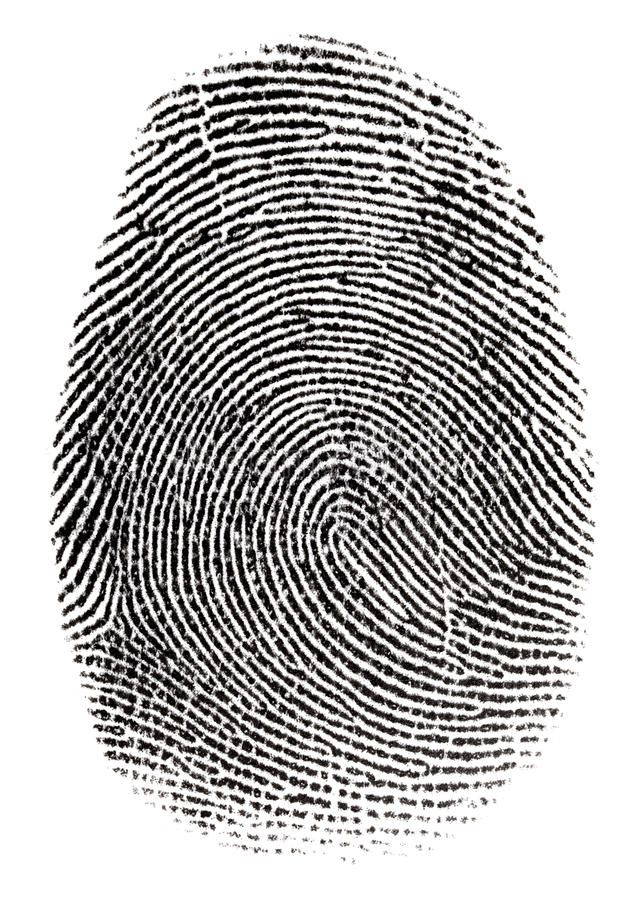
#> input picture Chapters_and_Tutorials/finger.jpg, 644 x 900 px
$ jupyter execute ch1.4.5.ipynb
#> lines starting #> are read from the running program, lines starting #| are printed output that depends on the picture
# Morphological Operations

[cell 1]
import cv2
import numpy as np
from matplotlib import pyplot as plt

img = cv2.imread('finger.jpg',0)
#> img: shape (900, 644); min 0, max 255, mean 183.5
kernel = np.ones((3,3),np.uint8)
dst = cv2.cvtColor(img, cv2.COLOR_BGR2RGB)

erosion = cv2.erode(dst,kernel,iterations = 1)
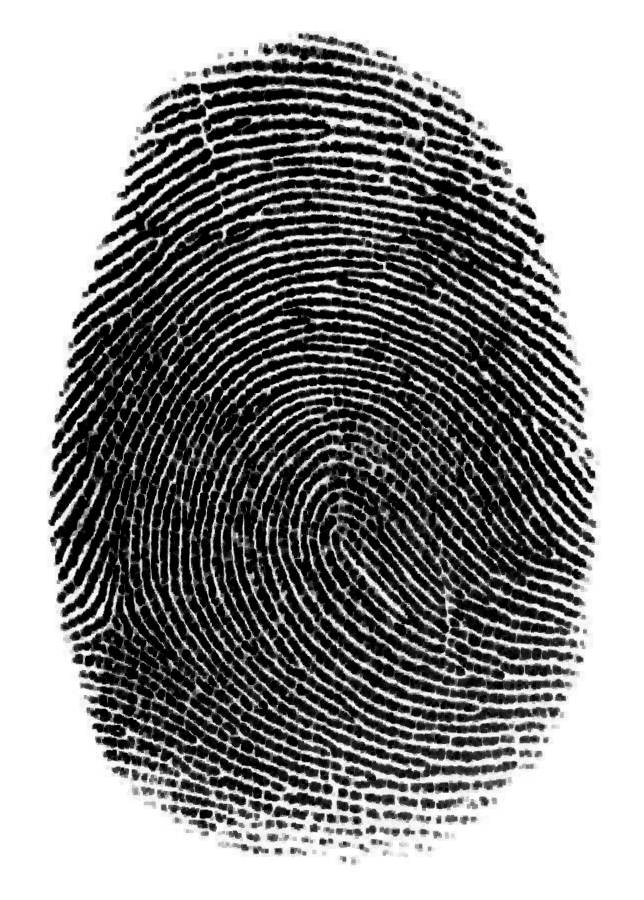
#> erosion: shape (900, 644, 3); min 0, max 255, mean 145.8
dilation = cv2.dilate(dst,kernel,iterations = 1)
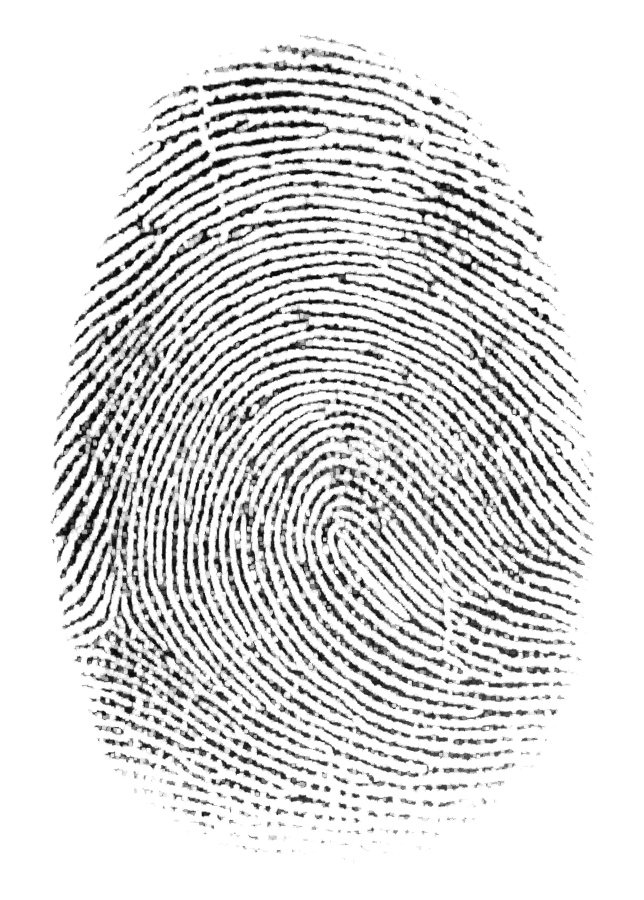
#> dilation: shape (900, 644, 3); min 3, max 255, mean 219.4
opening = cv2.morphologyEx(dst, cv2.MORPH_OPEN, kernel)
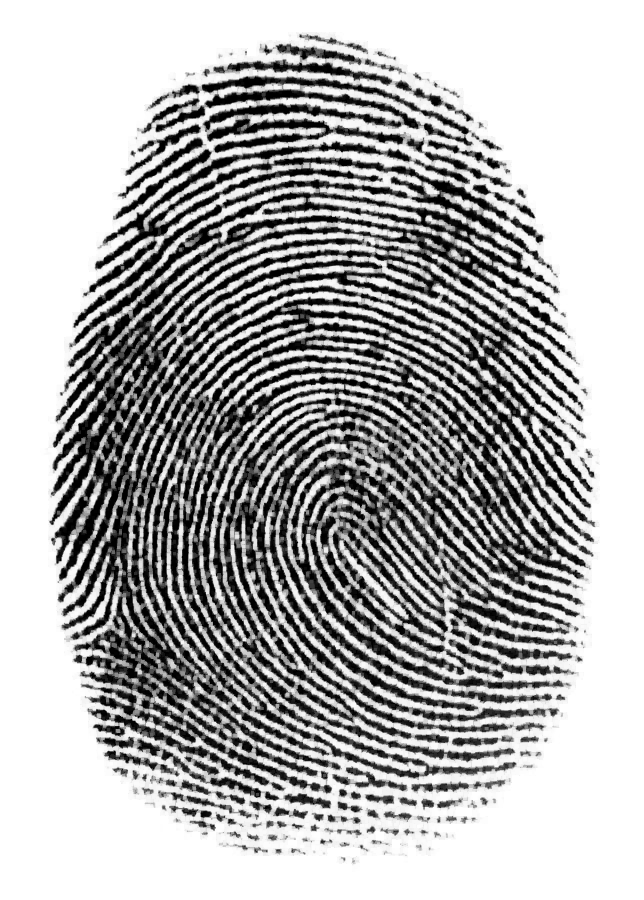
#> opening: shape (900, 644, 3); min 0, max 255, mean 176.2
closing = cv2.morphologyEx(dst, cv2.MORPH_CLOSE, kernel)
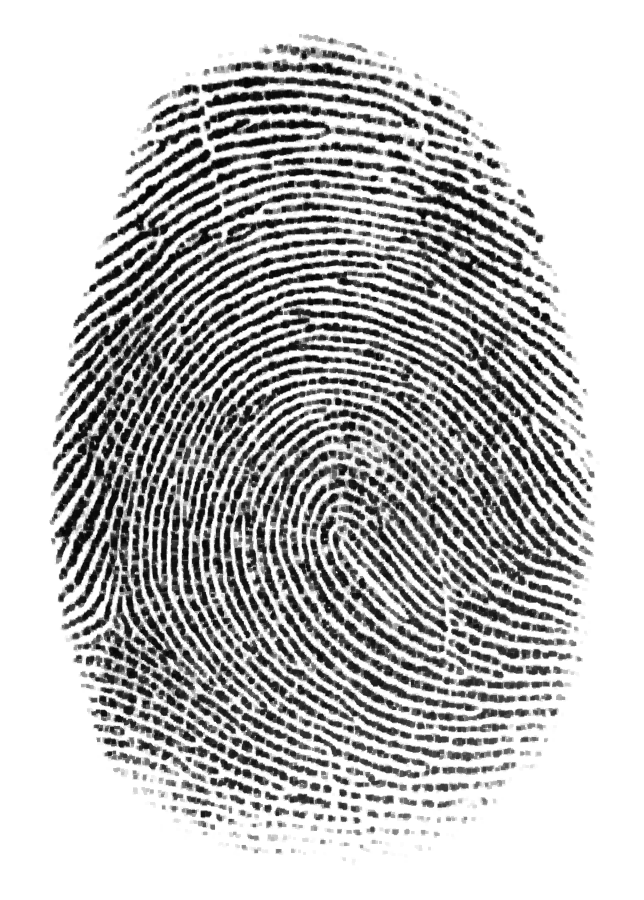
#> closing: shape (900, 644, 3); min 3, max 255, mean 191.1

plt.figure(figsize=(10, 10))
plt.subplot(231),plt.imshow(dst),plt.title('ORIGINAL')
plt.subplot(232),plt.imshow(erosion),plt.title('Erosion')
plt.subplot(233),plt.imshow(dilation),plt.title('Dilation')
plt.subplot(234),plt.imshow(opening),plt.title('Opening')
plt.subplot(235),plt.imshow(closing),plt.title('Closing')
plt.show()

$ run again, with Chapters_and_Tutorials/IP-HW3.jpg copied over Chapters_and_Tutorials/finger.jpg
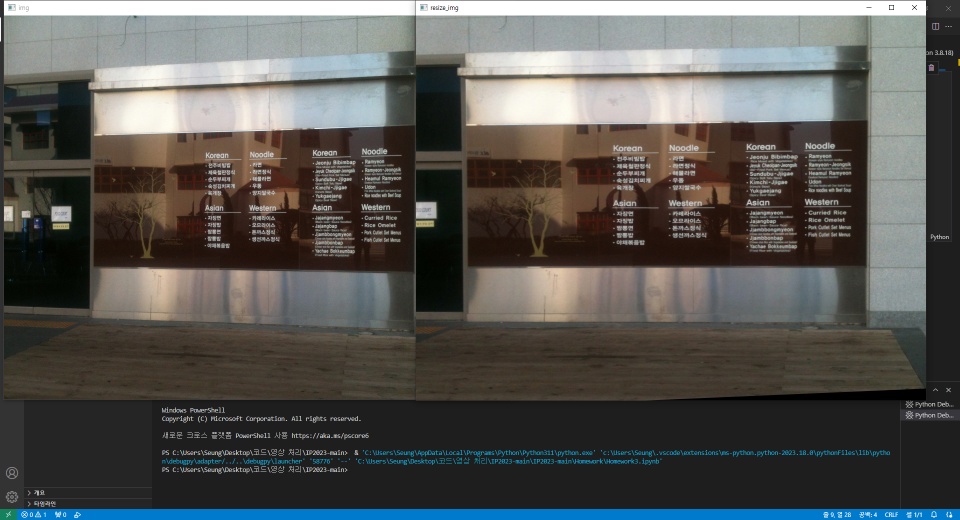
#> input picture Chapters_and_Tutorials/IP-HW3.jpg, 1920 x 1040 px (shown at 1/2 size)
#> `dilation = cv2.dilate(dst,kernel,iterations = 1)`:
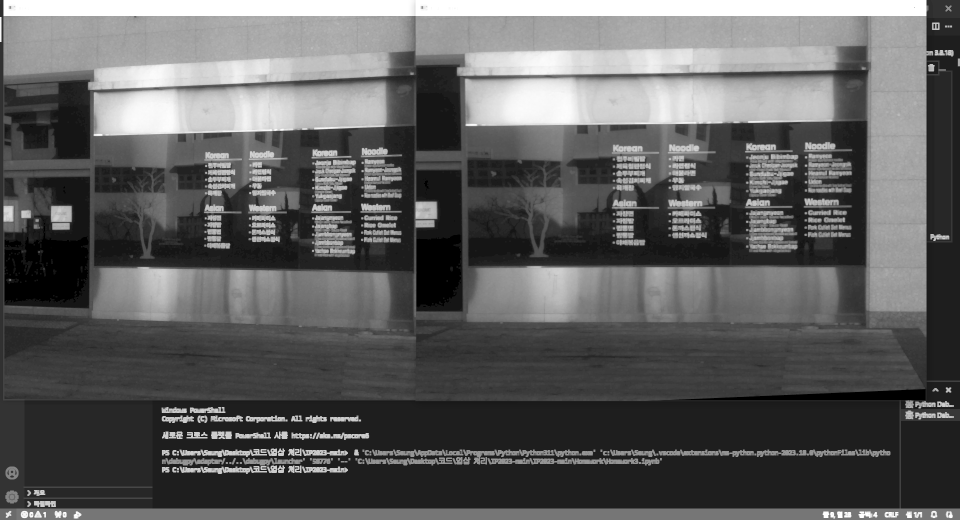
#> dilation: shape (1040, 1920, 3) (shown at 1/2 size); min 0, max 255, mean 94.6
#> `opening = cv2.morphologyEx(dst, cv2.MORPH_OPEN, kernel)`:
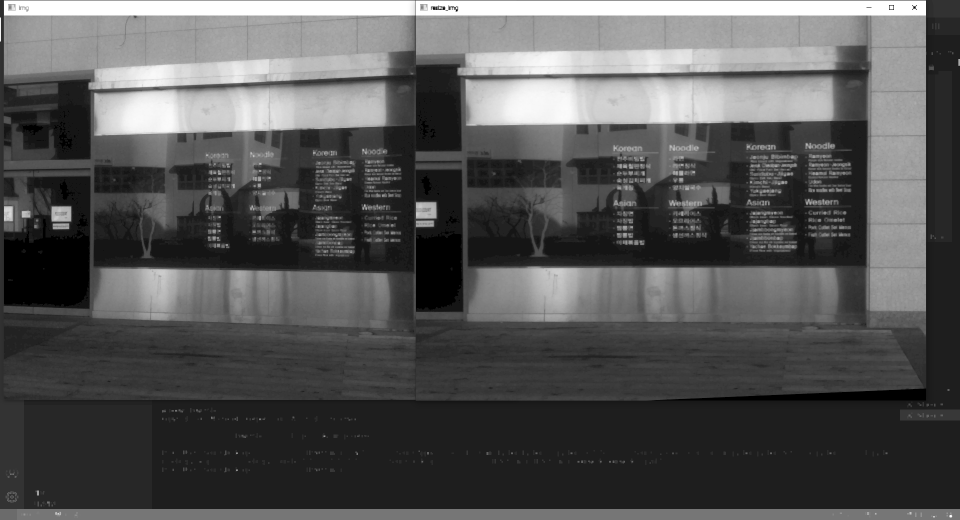
#> opening: shape (1040, 1920, 3) (shown at 1/2 size); min 0, max 255, mean 85.2
